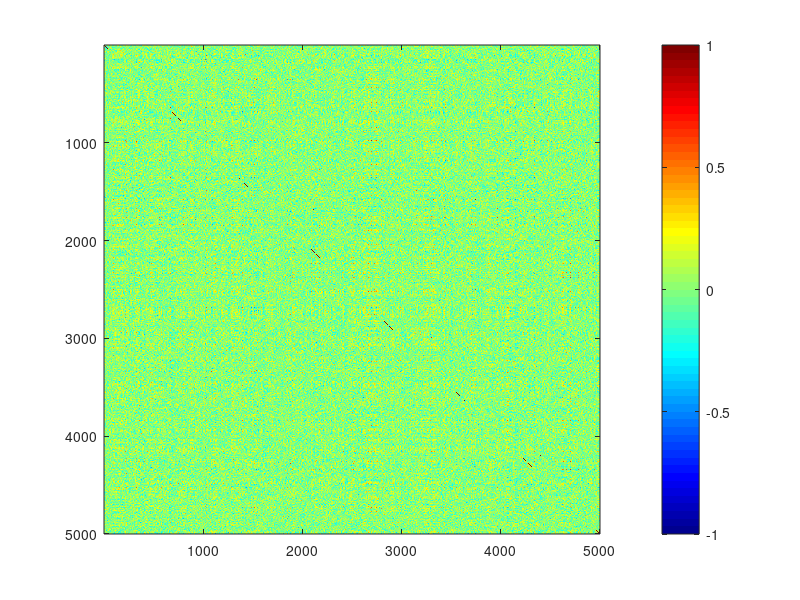

The MATLAB source for this figure: (Note: this script raises an error after producing the figure.)
%SCRIPT for computing and displaying heat kernel 
% on sphere from given scatter points
%
% The method is based on the following paper:
% Chung, M.K., Chen, Z. 2022, Embedding of Functional Human Brain Networks 
% on a Sphere, https://arxiv.org/abs/2204.03653
%
% (C) 2022 Moo K. Chung and Zijian Chen
% University of Wisconsin-Madison
%
% Created    : April  1, 2022
% Last update: May 19, 2022 fixed Pearson correlation computation for
% hyperbolic embedding
%
%% Loading 5000 node rsfMRI brain network data
%The above paper explains how it is obtained. 
%The real brain network data will likely to have 10000 nodes per
%hemisphere. 

load fMRInetwork-5000nodes-beta.mat 
rho=betalin*betalin';  %This is coefficiens of degree 120 cosine series 
                      %expansion on rsfMRI. See above paper for detail

figure; imagesc(rho); colormap('jet'); colorbar
caxis([-1 1]) %This is fixed such that to show the symmetric range in correlation
%Unless there is motivation/need, always display correlation symmetrically.
figure_bg('w'); figure_bigger(16)

%% Spherical MDS to sphere S^2
Y= embed_sphere(rho,2);
figure; scatter3(Y(1,:),Y(2,:),Y(3,:),'.k')
axis square; axis equal
figure_bg('w'); figure_bigger(16)

%% Build triangle mesh
Y= embed_sphere(rho,2);
Y=Y+ normrnd(0,0.000001,3,5000); 
%removes a problem of nonunique embededd point with small random
%perturbation. If it does not work,slightly increase noise variability.

%The triangulation is based on Delaunay triangulation that build simplices
%automatically. Related to Rips complex.
faces = TriangulateSpherePoints(double(Y'));
embeded.vertices=Y';
embeded.faces=faces;
figure;figure_wire(embeded, 'black', 'white');
figure_bg('w')
%hold on; plot3(embeded.vertices(:,1), embeded.vertices(:,2), embeded.vertices(:,3),'.k')
view([45 45])
axis square; axis equal
figure_bg('w'); figure_bigger(16)

%% Spherical harmonics are the eigenfunction of spherical Laplacian
%obtain spherical angles corresponding to spherical coordinates
[theta,varphi]=EULERangles(embeded);
Y = real(Y_l(10,theta,varphi)); %10-th degree harmonics
figure; figure_trimesh(embeded,Y(5,:), 'rywb') %5-th order
hold on; plot3(embeded.vertices(:,1), embeded.vertices(:,2), embeded.vertices(:,3),'.k')
figure_bg('w'); view([45 45])
axis square; axis equal
figure_bg('w'); figure_bigger(16)
camlight;

%% heat kernel with bandwith 0.1 is given as 5000 x 5000 matrix
% this is probability density across columns and rows. Such a matrix is doubly stochastic
heatkernel = sphere_heatkernel(sphere, 100, 0.1); 
%heatkernel with degree 100 (more than 10000 basis) 
figure; figure_trimesh(embeded,heatkernel(:,20), 'rywb') % showing heat kernel at 20-th node as peak
hold on; plot3(embeded.vertices(:,1), embeded.vertices(:,2), embeded.vertices(:,3),'.k')
figure_bg('w'); view([45 45])
axis square; axis equal
figure_bg('w'); figure_bigger(16); 


%% heat kernel smoothing by taking scatter points as Dirac delta function
%this is equivalent to simply summing heat kernel matrix columnwise
heatkernel = sphere_heatkernel(sphere, 100, 0.01); 
smoothing=sum(heatkernel,2);
figure; figure_trimesh(embeded,smoothing, 'rywb') %l-th order 5-th degree
hold on; plot3(embeded.vertices(:,1), embeded.vertices(:,2), embeded.vertices(:,3),'.k')
view([45 45])
axis square; axis equal
figure_bg('w'); figure_bigger(16);





